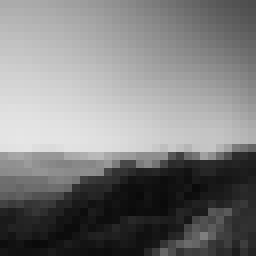
#> input picture Images/Natural/32_natural.bmp, 32 x 32 px, found by its file name (shown 8 times larger)
$ python imageSizeReduction.py
#> lines starting #> are read from the running program, lines starting #| are printed output that depends on the picture; after the words box and inside, x2 and y2 are one past the last pixel; in counts of white or black regions, pixels touching at a corner belong together
from PIL import Image

image_path = "Images/Natural/32_natural.bmp"
img = Image.open(image_path)
#> img is the input picture: PIL image 32x32 L; min 10, max 230, mean 126.3
width, height = img.size
#> width = 32; height = 32
image_reduction = Image.new("L", (img.size[0]//2, img.size[1]//2), 0xffffff)
#> image_reduction: PIL image 16x16 L; every value is 255

for x in range(0, width, 2):
    for y in range(0, height, 2):
        # get the next four pixels
        current_pixel1 = img.getpixel((x,y))
        current_pixel2 = img.getpixel((x+1, y))
        current_pixel3 = img.getpixel((x, y+1))
        current_pixel4 = img.getpixel((x+1, y+1))

        # sum them up now then divide by four to get the average
        average_pixel = (current_pixel1 + current_pixel2+ current_pixel3 + current_pixel4) / 4
        image_reduction.putpixel((x//2, y//2), int(average_pixel))
        image_reduction.save('Assignment 2 - Image Size Reduction/reduced.bmp')
#> this loop made 16 passes
#> pass 1, `image_reduction.save('Assignment 2 - Image Size Reduction/reduced.bmp')`:
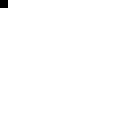
#> saved as reduced.bmp: PIL image 16x16 L (shown 8 times larger); values 173 (black) and 255 (white), 99.6% white; black in thin lines or dots, all inside (x1, y1, x2, y2) = (0, 0, 1, 1)
#> pass 1, `image_reduction.save('Assignment 2 - Image Size Reduction/reduced.bmp')`:
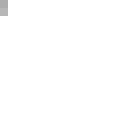
#> saved as reduced.bmp: PIL image 16x16 L (shown 8 times larger); min 173, max 255, mean 254.4
#> pass 1, `image_reduction.save('Assignment 2 - Image Size Reduction/reduced.bmp')`:
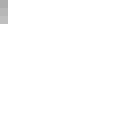
#> saved as reduced.bmp: PIL image 16x16 L (shown 8 times larger); min 173, max 255, mean 254.1
#> pass 1, `image_reduction.save('Assignment 2 - Image Size Reduction/reduced.bmp')`:
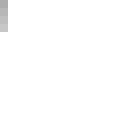
#> saved as reduced.bmp: PIL image 16x16 L (shown 8 times larger); min 173, max 255, mean 253.9
#> after the loop:
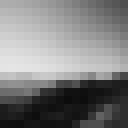
#> image_reduction: PIL image 16x16 L (shown 8 times larger); min 12, max 229, mean 126
